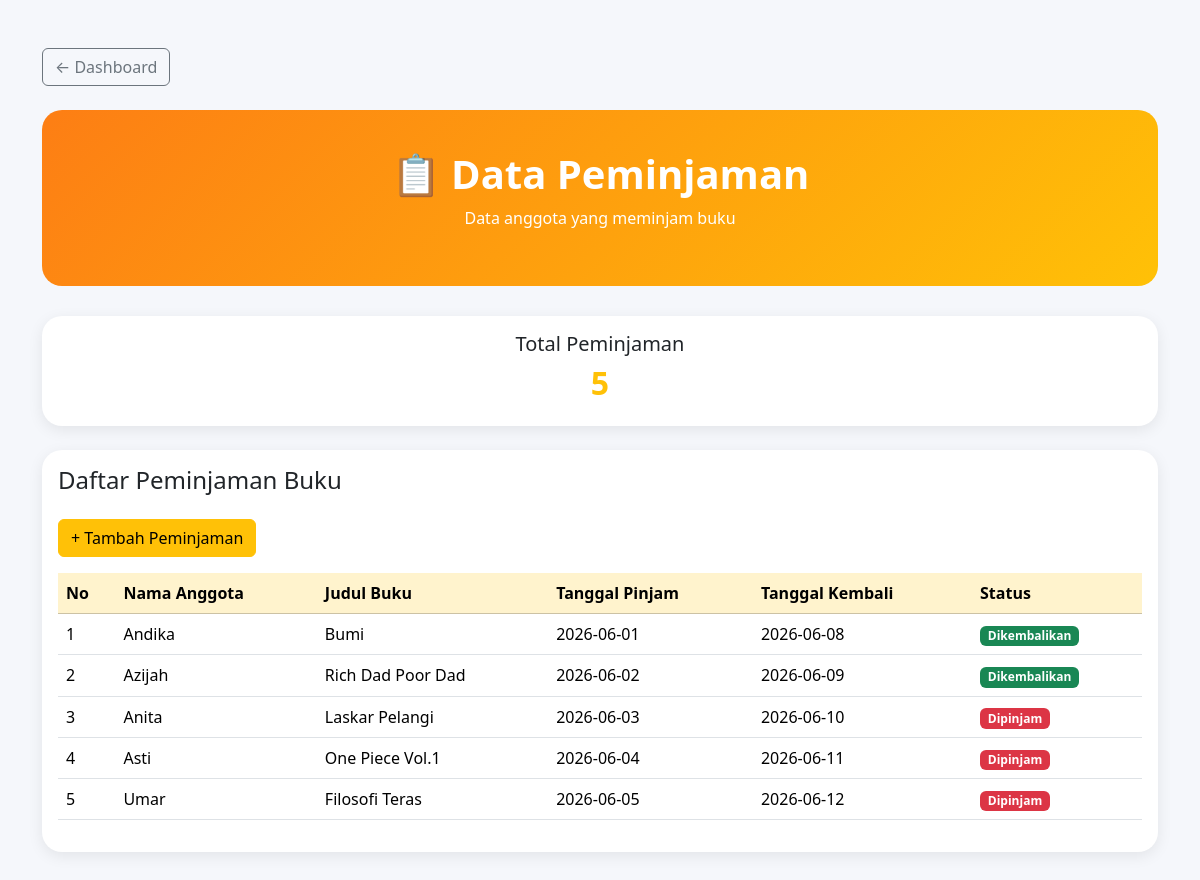
Page /peminjaman.php on the earlier database version.
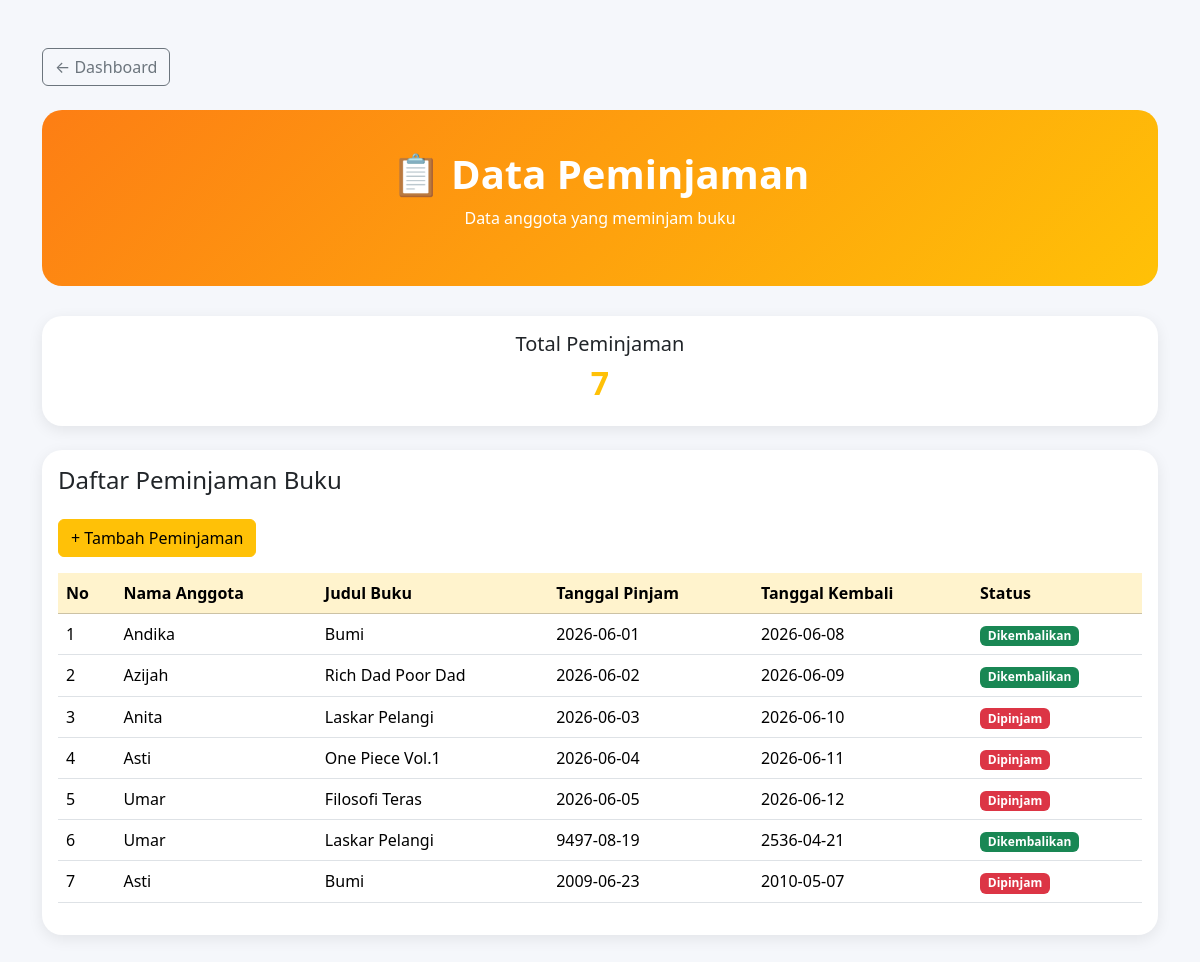
Same page on the later database version.
### tables this page shows
CREATE TABLE IF NOT EXISTS `peminjaman` (
  `id_peminjaman` int NOT NULL AUTO_INCREMENT,
  `id_anggota` int DEFAULT NULL,
  `id_buku` int DEFAULT NULL,
  `tanggal_pinjam` date DEFAULT NULL,
  `tanggal_kembali` date DEFAULT NULL,
  `status` varchar(20) DEFAULT NULL,
  PRIMARY KEY (`id_peminjaman`),
  KEY `id_anggota` (`id_anggota`),
  KEY `id_buku` (`id_buku`),
  CONSTRAINT `peminjaman_ibfk_1` FOREIGN KEY (`id_anggota`) REFERENCES `anggota` (`id_anggota`),
  CONSTRAINT `peminjaman_ibfk_2` FOREIGN KEY (`id_buku`) REFERENCES `buku` (`id_buku`)
);

CREATE TABLE IF NOT EXISTS `anggota` (
  `id_anggota` int NOT NULL AUTO_INCREMENT,
  `nama` varchar(100) NOT NULL,
  `alamat` varchar(255) DEFAULT NULL,
  `no_hp` varchar(20) DEFAULT NULL,
  `tanggal_daftar` date DEFAULT NULL,
  `username` varchar(50) DEFAULT NULL,
  `password` varchar(255) DEFAULT NULL,
  PRIMARY KEY (`id_anggota`),
  UNIQUE KEY `username` (`username`)
);

CREATE TABLE IF NOT EXISTS `buku` (
  `id_buku` int NOT NULL AUTO_INCREMENT,
  `judul` varchar(150) NOT NULL,
  `penulis` varchar(100) DEFAULT NULL,
  `penerbit` varchar(100) DEFAULT NULL,
  `tahun_terbit` year DEFAULT NULL,
  `stok` int DEFAULT NULL,
  PRIMARY KEY (`id_buku`)
);

### peminjaman.php (the view, shortened to what this page needs)
<?php
include 'koneksi.php';
$query = mysqli_query($conn,"
SELECT
p.id_peminjaman,
a.nama,
b.judul,
p.tanggal_pinjam,
p.tanggal_kembali,
p.status
FROM peminjaman p
JOIN anggota a ON p.id_anggota = a.id_anggota
JOIN buku b ON p.id_buku = b.id_buku
");
$totalPinjam = mysqli_num_rows(
    mysqli_query($conn,"SELECT * FROM peminjaman")
);
?>
<!DOCTYPE html>
<html lang="id">
<head>
<link href="https://cdn.jsdelivr.net/npm/bootstrap@5.3.3/dist/css/bootstrap.min.css" rel="stylesheet">
</head>
<body>
<div class="container py-5">
    <a href="index.php" class="btn btn-outline-secondary mb-4">
        ← Dashboard
    </a>
    <div class="hero text-center">
        <h1 class="fw-bold">
            📋 Data Peminjaman
        </h1>
        <p>
            Data anggota yang meminjam buku
        </p>
    </div>
    <div class="card card-custom mb-4">
        <div class="card-body text-center">
            <h5>Total Peminjaman</h5>
            <h2 class="fw-bold text-warning">
                <?= $totalPinjam ?>
            </h2>
        </div>
    </div>
    <div class="card card-custom">
        <div class="card-body">
            <h4 class="mb-4">
                Daftar Peminjaman Buku
            </h4>
            <a href="tambah_peminjaman.php"
            class="btn btn-warning mb-3">
                + Tambah Peminjaman
            </a>
            <div class="table-responsive">
                <table class="table table-hover">
                    <thead class="table-warning">
                    <tr>
                        <th>No</th>
                        <th>Nama Anggota</th>
                        <th>Judul Buku</th>
                        <th>Tanggal Pinjam</th>
                        <th>Tanggal Kembali</th>
                        <th>Status</th>
                    </tr>
                    </thead>
                    <tbody>
                    <?php
                    $no = 1;
                    while($data = mysqli_fetch_assoc($query)):
                    ?>
                    <tr>
                        <td><?= $no++; ?></td>
                        <td><?= $data['nama']; ?></td>
                        <td><?= $data['judul']; ?></td>
                        <td><?= $data['tanggal_pinjam']; ?></td>
                        <td><?= $data['tanggal_kembali']; ?></td>
                        <td>
                        <?php if($data['status']=="Dipinjam"): ?>
                            <span class="badge bg-danger">
                                Dipinjam
                            </span>
                        <?php else: ?>
                            <span class="badge bg-success">
                                Dikembalikan
                            </span>
                        <?php endif; ?>
                        </td>
                    </tr>
                    <?php endwhile; ?>
                    </tbody>
                </table>
            </div>
        </div>
    </div>
</div>
</body>
</html>

### peminjaman.php (style rules this page uses)
body { background:#f5f7fb; }
.hero { background:linear-gradient(135deg,#fd7e14,#ffc107); color:white; padding:40px; border-radius:20px; margin-bottom:30px; }
.card-custom { border:none; border-radius:20px; box-shadow:0 4px 15px rgba(0,0,0,.08); }

Differences in the rows shown:
added peminjaman: id_anggota.nama "Umar", id_buku.judul "Laskar Pelangi", tanggal_pinjam "9497-08-19", tanggal_kembali "2536-04-21", status "Dikembalikan"
added peminjaman: id_anggota.nama "Asti", id_buku.judul "Bumi", tanggal_pinjam "2009-06-23", tanggal_kembali "2010-05-07", status "Dipinjam"
Other differences:
$totalPinjam: "5" → "7"
